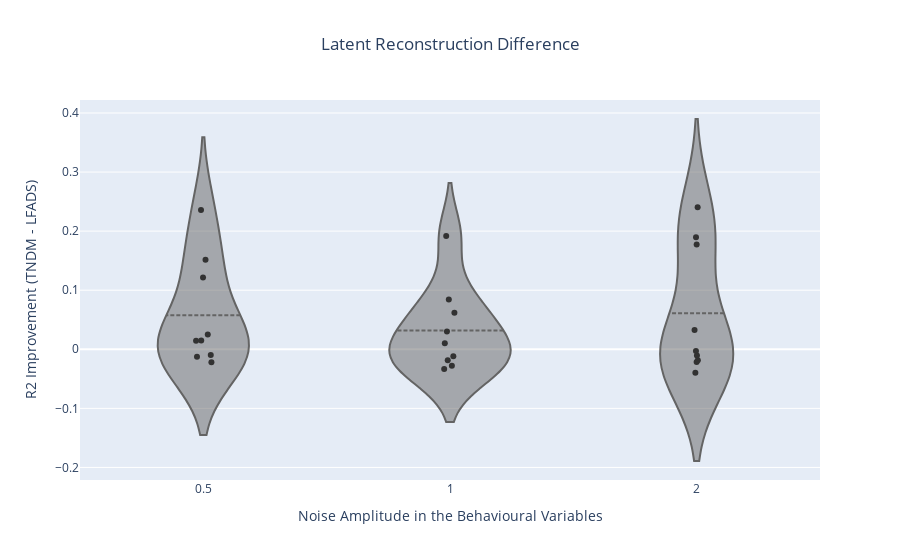

Source (notebook cell):
### Code cell
import plotly.express as px
import plotly.graph_objects as go

data = go.Violin(y=diff_df['test_r2'], x=diff_df['behaviour_sigma'], points='all', 
                 pointpos=0, box=dict(visible=False), line=dict(color='rgb(100, 100, 100)'), 
                 marker=dict(color='rgb(50, 50, 50)'))
fig = go.Figure(data=data)
fig.update_xaxes(tickmode='array', tickvals=[0.5, 1, 2], type="log")
fig.update_traces(meanline_visible=True,
                  jitter=0.3,  # add some jitter on points for better visibility
                  scalemode='count') #scale violin plot area with total count
fig['layout']['yaxis1'].update(title='R2 Improvement (TNDM - LFADS)')
fig['layout']['xaxis1'].update(title='Noise Amplitude in the Behavioural Variables')
fig.update_layout(
    title_text='Latent Reconstruction Difference', title_x=0.5)

fig.write_image('results/lorenz_grid_lfads_vs_tndm/r2_diff_on_noise.pdf', width=600, height=400)
fig.show()

### Figure 1 — Plotly figure (JSON) as saved in the notebook; plotly's stock layout.template omitted (floating-point values rounded to 4 significant figures)
{"data": [{"box": {"visible": false}, "jitter": 0.3, "line": {"color": "rgb(100, 100, 100)"}, "marker": {"color": "rgb(50, 50, 50)"}, "meanline": {"visible": true}, "pointpos": 0, "points": "all", "scalemode": "count", "type": "violin", "x": [0.5, 1, 2, 0.5, 1, 2, 0.5, 1, 2, 0.5, 1, 2, 0.5, 1, 2, 0.5, 1, 2, 0.5, 1, 2, 0.5, 1, 2, 0.5, 1, 2], "y": [0.1518, 0.1919, 0.2405, 0.1215, 0.08413, 0.1775, 0.2358, 0.06194, 0.1897, -0.009827, -0.02803, -0.03984, -0.02202, -0.0335, -0.01036, -0.0125, -0.01855, -0.01868, 0.01432, 0.01019, -0.00271, 0.01504, 0.03026, -0.02159, 0.02495, -0.01182, 0.03274]}], "layout": {"title": {"text": "Latent Reconstruction Difference", "x": 0.5}, "xaxis": {"tickmode": "array", "tickvals": [0.5, 1, 2], "title": {"text": "Noise Amplitude in the Behavioural Variables"}, "type": "log"}, "yaxis": {"title": {"text": "R2 Improvement (TNDM - LFADS)"}}}}
